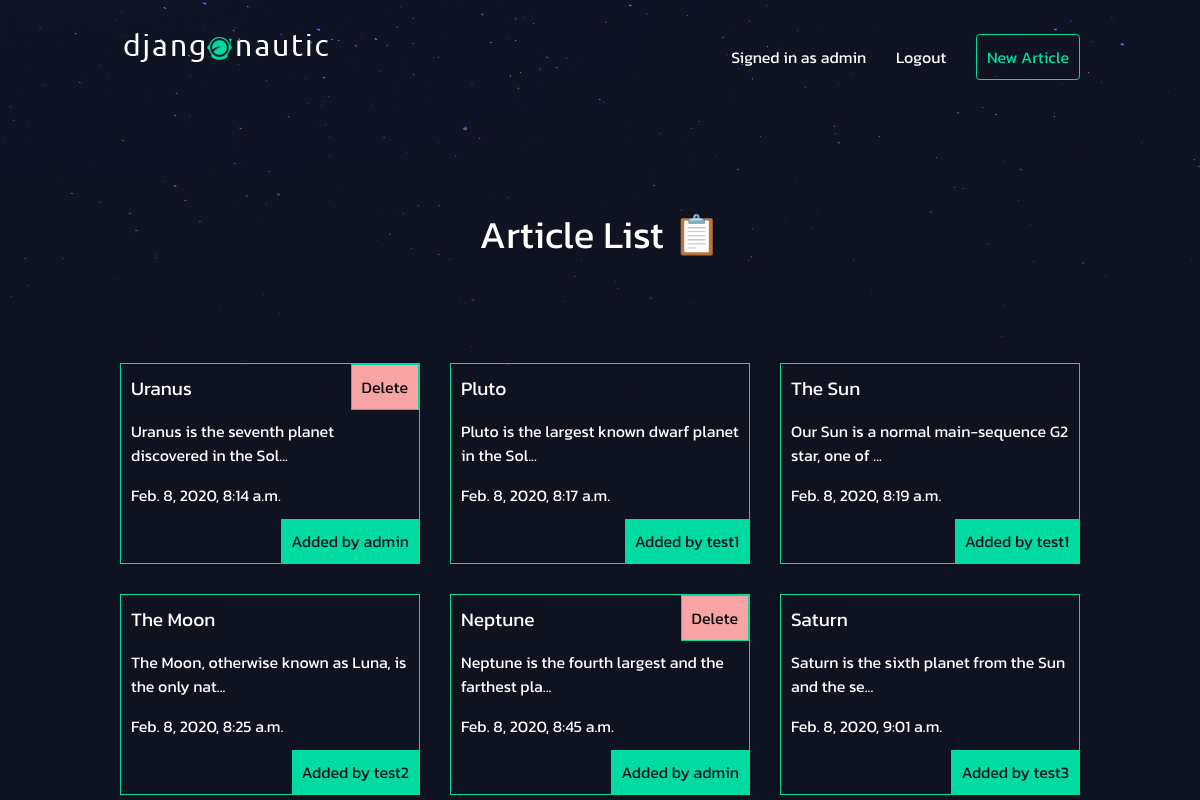
The app's page /articles/ (signed in) with its own data.
### articles/models.py (models this page shows, shortened)
class Article(models.Model):
    title = models.CharField(max_length=100)
    slug = models.SlugField()
    body = models.TextField()
    date = models.DateTimeField(auto_now_add=True)
    thumb = models.ImageField(default='default.png', blank=True)
    author = models.ForeignKey(User, on_delete=models.CASCADE, default=None)
    def snippet(self):
        return self.body[:50] + "..."

### articles/views.py (the view)
# urls.py: path("", views.article_list, name="list"),
def article_list(request):
    if (request.method == 'POST'): # if user delete article
        delete_slug = request.POST.get("delete_slug")
        article = Article.objects.get(slug=delete_slug)
        article.delete()
    articles = Article.objects.all().order_by('date')
    return render(request, "article_list.html", {'articles' : articles})

### articles/templates/article_list.html (shortened to what this page needs)
{% extends 'base_layout.html' %}
{% block content %}
    <h1>Article List 📋</h1>
    <div class="articles">
        {% for article in articles %}
            <div class="article">
                <h2><a href="{% url 'articles:slug' slug=article.slug %}">{{ article.title }}</a></h2>
                <p>{{ article.snippet }}</p>
                <p>{{ article.date }}</p>
                {% if user.username == article.author.username %}
                    <form method='post' action="{% url 'articles:list' %}">
                        <button type="submit" class='delete_article_button'>Delete</button>
                    </form>
                {% endif %}
                <p class='author'>Added by {{ article.author.username }}</p>
            </div>
        {% endfor %}
    </div>
{% endblock %}

### templates/base_layout.html (shortened to what this page needs)
{% load static %}
<!DOCTYPE html>
    <html lang="en">
    <head>
        <link rel="stylesheet" href="{% static 'style.css' %}">
    </head>
    <body>
        <header class="wrapper">
            <h1><a href="{% url 'home' %}"><img src="{% static 'logo.png' %}"></a></h1>
            <nav>
                <ul>
                    {% if user.is_authenticated %}
                    <li>Signed in as {{ user.username }}</li>
                    <li>
                        <form class='logout-link' action="{% url 'accounts:logout' %}" method='post'>
                            <button type="submit">Logout</button>
                        </form>
                    </li>
                    <li><a href="{% url 'articles:create' %}" class='highlight'>New Article</a></li>
                    {% endif %}
                </ul>
            </nav>
        </header>
        <div class="wrapper">
            {% block content %}
            {% endblock %}
        </div>
    </body>
</html>

### assets/style.css (style rules this page uses)
body { background-color: #0f121f; background-image: url("stars.png"); background-repeat: no-repeat; color: #fff; }
body * { font-family: 'Kanit', sans-serif; }
h1, h2, h3, h4, h5 { font-weight: normal; margin: 0; }
a, a:hover, a:visited { color: #fff; text-decoration: none; }
.wrapper { max-width: 960px; margin: 0 auto; }
div.wrapper > h1 { text-align: center; margin: 100px auto; font-size: 2.4em }
header { display: grid; grid-template-columns: 1fr 1fr; padding: 20px 0; }
nav { justify-self: end; }
nav li { display: inline-block; list-style-type: none; margin-left: 20px; }
nav button { background: none; color: #fff; cursor: pointer; border: 0; font-size: 16px; }
.articles { display: grid; grid-template-columns: 1fr 1fr 1fr; grid-gap: 30px; }
.article { padding: 10px; border: 1px solid #00dba0; position: relative; padding-bottom: 40px; }
.article h2 { font-size: 1.2em; }
.article .author { padding: 10px; background: #00dba0; position: absolute; right: 0; bottom: 0; margin: 0; color: #0f121f; }
a.highlight { border: 1px solid #00dba0; padding: 10px; border-radius: 4px; color: #00dba0; }
.delete_article_button { padding: 10px; background: #f8a4a4; position: absolute; top: 0; right: 0; margin: 0; color: black; cursor: pointer; border : #00dba0 solid 1px; font-size: 1em; }

### records on screen
Article: title "Uranus", snippet "Uranus is the seventh planet discovered in the Sol...", date "Feb. 8, 2020, 8:14 a.m.", author.username "admin"
Article: title "Pluto", snippet "Pluto is the largest known dwarf planet in the Sol...", date "Feb. 8, 2020, 8:17 a.m.", author.username "test1"
Article: title "The Sun", snippet "Our Sun is a normal main-sequence G2 star, one of ...", date "Feb. 8, 2020, 8:19 a.m.", author.username "test1"
Article: title "The Moon", snippet "The Moon, otherwise known as Luna, is the only nat...", date "Feb. 8, 2020, 8:25 a.m.", author.username "test2"
Article: title "Neptune", snippet "Neptune is the fourth largest and the farthest pla...", date "Feb. 8, 2020, 8:45 a.m.", author.username "admin"
Article: title "Saturn", snippet "Saturn is the sixth planet from the Sun and the se...", date "Feb. 8, 2020, 9:01 a.m.", author.username "test3"

### other values on screen
{{ user.username }} "admin"
